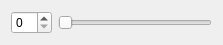
<?xml version="1.0" encoding="UTF-8"?>
<ui version="4.0">
 <class>SmallWidget</class>
 <widget class="QWidget" name="SmallWidget">
  <property name="geometry">
   <rect>
    <x>0</x>
    <y>0</y>
    <width>223</width>
    <height>40</height>
   </rect>
  </property>
  <property name="windowTitle">
   <string>Form</string>
  </property>
  <layout class="QHBoxLayout" name="horizontalLayout">
   <item>
    <widget class="QSpinBox" name="spinBox"/>
   </item>
   <item>
    <widget class="QSlider" name="horizontalSlider">
     <property name="orientation">
      <enum>Qt::Horizontal</enum>
     </property>
    </widget>
   </item>
  </layout>
 </widget>
 <resources/>
 <connections/>
</ui>
